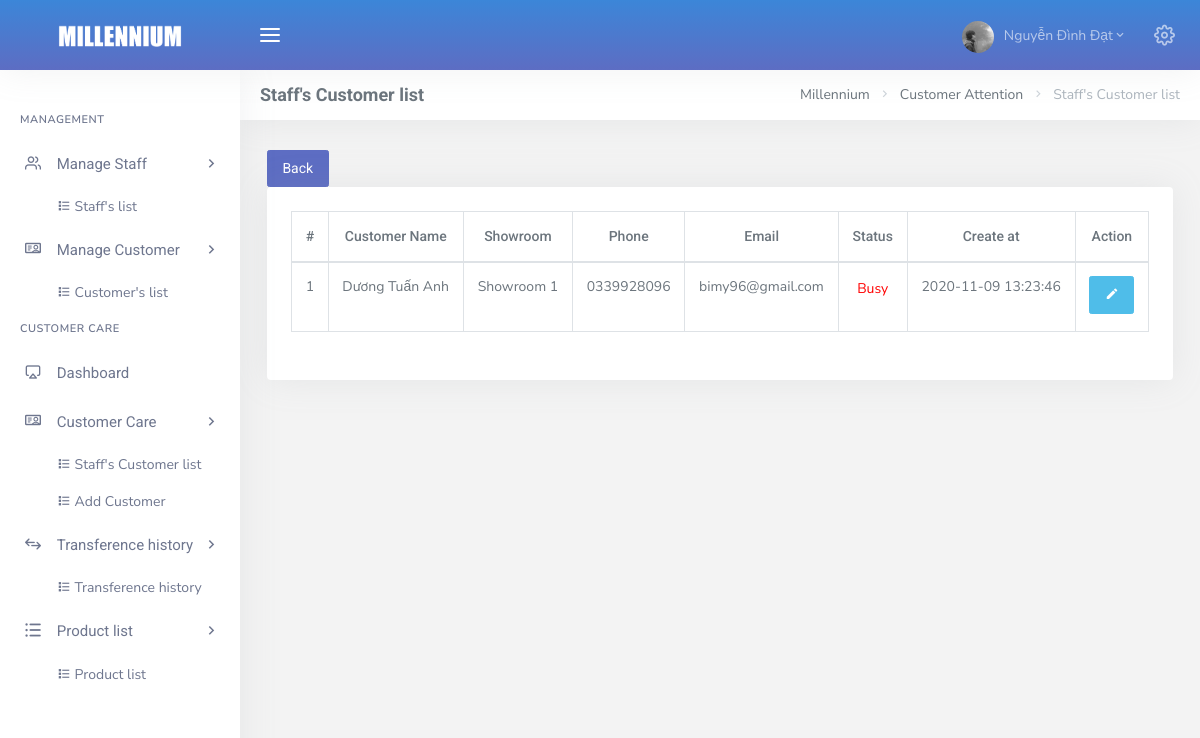
The app's page /admin/dashboard.php?page=list_customer_care_user&id=2 (signed in) with its own data.
### tables this page shows
CREATE TABLE `tbl_user` (
  `id` int(11) NOT NULL,
  `name` varchar(50) NOT NULL,
  `showroom_id` int(11) NOT NULL,
  `avatar` varchar(50) NOT NULL DEFAULT 'default.png',
  `email` varchar(50) NOT NULL,
  `passw` varchar(50) NOT NULL DEFAULT '123456',
  `addres` varchar(100) NOT NULL,
  `salary` float NOT NULL,
  `role` tinyint(4) NOT NULL DEFAULT 2,
  `status` tinyint(4) NOT NULL DEFAULT 1,
  `create_at` datetime NOT NULL DEFAULT current_timestamp()
);

CREATE TABLE `tbl_customer` (
  `id` int(11) NOT NULL,
  `name` varchar(50) NOT NULL,
  `showroom_id` int(11) NOT NULL,
  `phone` varchar(10) NOT NULL,
  `email` varchar(50) NOT NULL,
  `sex` varchar(5) NOT NULL,
  `birth` date NOT NULL DEFAULT '1970-01-01',
  `passw` varchar(50) NOT NULL,
  `avatar` varchar(50) NOT NULL DEFAULT 'guest.jpg',
  `create_at` datetime NOT NULL DEFAULT current_timestamp()
);

CREATE TABLE `tbl_showroom` (
  `showroom_id` int(11) NOT NULL,
  `title` varchar(50) NOT NULL,
  `addres` varchar(100) NOT NULL,
  `create_at` datetime NOT NULL DEFAULT current_timestamp()
);

CREATE TABLE `tbl_care` (
  `user_id` int(11) NOT NULL,
  `customer_id` int(11) NOT NULL,
  `status` tinyint(4) NOT NULL DEFAULT 1,
  `create_at` datetime NOT NULL DEFAULT current_timestamp()
);

### admin/Config/myConfig.php (called while the page is built, shortened)
<?php
	class Connect{
		private $user = "root";
		private $pass = "";
		private $dns = "mysql:host=localhost;dbname=customer_care";
		function __construct(){
			try {
				$this->pdo = new PDO($this->dns, $this->user, $this->pass);
				$this->pdo->query("SET NAMES utf8");
			} catch (PDOException $e) {
				echo $e->getMessage();
				exit();
			}
		}
	}
 ?>

### admin/Model/CustomerCare/CustomerCare_m.php (called while the page is built, shortened)
<?php
    include_once("Config/myConfig.php");
    class CustomerCare_m extends Connect {
        function __construct()
        {
            parent::__construct();
        }
        protected function getCustomerCare ($user_id) {
            $sql = "
            SELECT tbl_care.customer_id, tbl_user.name as 'Họ tên NV', tbl_customer.name, tbl_showroom.title, tbl_customer.phone, tbl_customer.email, tbl_care.status, tbl_care.create_at, tbl_customer.id
            FROM
                tbl_user,
                tbl_customer,
                tbl_showroom,
                tbl_care
            WHERE
                tbl_customer.showroom_id = tbl_showroom.showroom_id AND tbl_user.id = tbl_care.user_id AND tbl_customer.id = tbl_care.customer_id AND tbl_user.id = :user_id
            ORDER BY tbl_care.create_at DESC";
            $pre = $this->pdo->prepare($sql);
            $pre->bindParam(":user_id", $user_id);
            $pre->execute();
            $result = array();
            while ($row = $pre->fetch(PDO::FETCH_ASSOC)) {
                $result[] = $row;
            }
            return $result;
        }
    }

### admin/View/CustomerCare/list_customer_care_user.php (the view, shortened to what this page needs)
<button class="btn btn-primary" onclick="history.go(-1);">Back </button>
<div class="row">
    <div class="col-12">
        <div class="card-box table-responsive">
            <table id="datatable_listcustomer_care" class="display table table-bordered dt-responsive nowrap" style="border-collapse: collapse; border-spacing: 0; width: 100%;">
                <thead>
                    <tr class="text-center">
                        <th>#</th>
                        <th>Customer Name</th>
                        <th>Showroom</th>
                        <th>Phone</th>
                        <th>Email</th>
                        <th>Status</th>
                        <th>Create at</th>
                        <th>Action</th>
                    </tr>
                </thead>
                <tbody id="view_customer_care">
                    <?php
                        $count = 0;
                        foreach ($customer_care as $key => $valueCustomerCare) {
                            $count++;
                        ?>
                            <tr>
                                <td class="text-center"><?= $count; ?></td>
                                <td><?= $valueCustomerCare['name'] ?></td>
                                <td class="text-center"><?= $valueCustomerCare['title'] ?></td>
                                <td class="text-center"><?= $valueCustomerCare['phone'] ?></td>
                                <td><?= $valueCustomerCare['email'] ?></td>
                                <td class="text-center">
                                    <?php
                                        if ($valueCustomerCare['status'] == 1) {
                                            echo "<p style='color: red;'>Busy</p>";
                                        }else if ($valueCustomerCare['status'] == 2) {
                                            echo "<p style='color: green;'>Purchased</p>";
                                        }else if ($valueCustomerCare['status'] == 3) {
                                            echo "<p style='color: blue;'>New</p>";
                                        }
                                    ?>
                                </td>
                                <td class="text-center"><?= $valueCustomerCare['create_at'] ?></td>
                                <td class="text-center">
                                    <a href="dashboard.php?page=detail_customer_care&id=<?= $valueCustomerCare['id']; ?>">
                                      <button class="btn btn-info btn-icon waves-effect waves-light" title="Detail"><span><i class="mdi mdi-pencil"></i></span></button>
                                    </a>
                                </td>
                            </tr>
                        <?php
                        }
                     ?>
                </tbody>
            </table>
        </div>
    </div>
</div>

### records on screen
tbl_user: tbl_customer.name "Dương Tuấn Anh", tbl_showroom.title "Showroom 1", tbl_customer.phone "0339928096", tbl_customer.email "bimy96@gmail.com", tbl_care.create_at "2020-11-09 13:23:46"

### other values on screen
$_SESSION['name'] "Nguyễn Đình Đạt"
